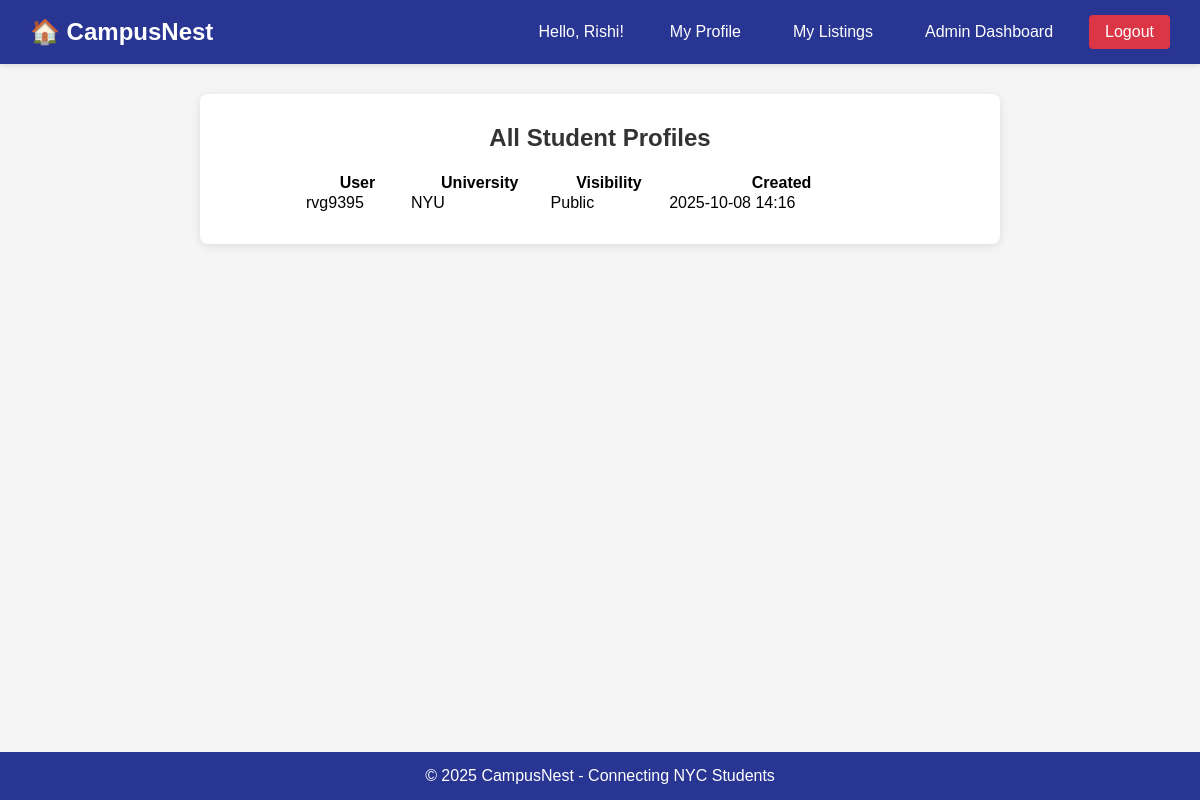
Before: /profiles/admin-dashboard/ (signed in) with the older database file.
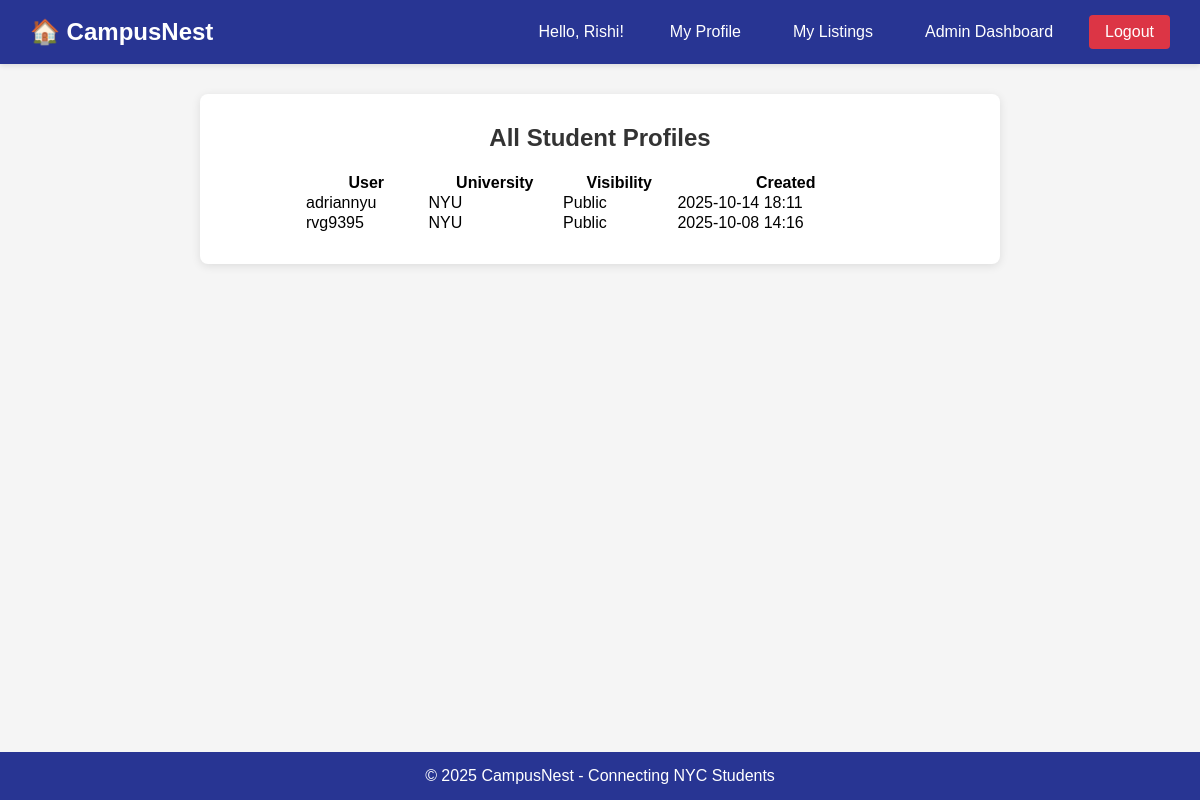
After: the same page with the newer database file.
### profiles/models.py (models this page shows, shortened)
class Profile(models.Model):
    UNIVERSITY_CHOICES = [
        ("NYU", "New York University"),
        ("Columbia", "Columbia University"),
        ("Fordham", "Fordham University"),
        ("CUNY", "City University of New York"),
        ("Pace", "Pace University"),
        ("The New School", "The New School"),
    ]
    EATING_CHOICES = [
        ('vegetarian', 'Vegetarian'),
        ('non_vegetarian', 'Non-Vegetarian'),
        ('no_preference', 'No Preference'),
    ]
    SMOKING_CHOICES = [
        ('non_smoker', 'Non-Smoker'),
        ('smoker', 'Smoker'),
        ('occasionally', 'Occasionally'),
    ]
    SHARING_CHOICES = [
        ('sharing', 'Open to Sharing'),
        ('non_sharing', 'Prefer Not to Share'),
        ('no_preference', 'No Preference'),
    ]
    DRINKING_CHOICES = [
        ('non_drinker', 'Non-Drinker'),
        ('social_drinker', 'Social Drinker'),
        ('regular_drinker', 'Regular Drinker'),
        ('no_preference', 'No Preference'),
    ]
    user = models.OneToOneField(settings.AUTH_USER_MODEL, on_delete=models.CASCADE)
    bio = models.TextField(max_length=500)
    university = models.CharField(max_length=100, choices=UNIVERSITY_CHOICES)
    profile_photo = models.ImageField(upload_to="profile_photos/")
    visibility = models.BooleanField(default=True)
    created_at = models.DateTimeField(auto_now_add=True)
    eating_habit = models.CharField(
        max_length=20,
        choices=EATING_CHOICES,
        default='no_preference',
        verbose_name='Eating Preference'
    )
    smoking_preference = models.CharField(
        max_length=20,
        choices=SMOKING_CHOICES,
        default='non_smoker',
        verbose_name='Smoking Preference'
    )
    sharing_preference = models.CharField(
        max_length=20,
        choices=SHARING_CHOICES,
        default='depends',
        verbose_name='Sharing Preference'
    )
    drinking_preference = models.CharField(
        max_length=20,
        choices=DRINKING_CHOICES,
        default='no_preference',
        verbose_name='Drinking Preference'
    )

### accounts/models.py (models this page shows, shortened)
class User(AbstractUser):
    email = models.EmailField(unique=True, validators=[validation_edu_email])
    is_verified = models.BooleanField(default=False)
    USERNAME_FIELD = "email"
    REQUIRED_FIELDS = ["username"]

### profiles/views.py (the view)
# urls.py: path("profiles/admin-dashboard/", views.admin_dashboard, name="admin_dashboard"),
@staff_member_required
def admin_dashboard(request):
    profiles = Profile.objects.all().order_by("-created_at")
    return render(request, "profiles/admin_dashboard.html", {"profiles": profiles})

### profiles/templates/profiles/admin_dashboard.html
{% extends 'base.html' %}
{% block content %}
<h2 style="text-align:center;">All Student Profiles</h2>
<table class="table table-striped" style="width:80%;margin:auto;">
  <thead>
    <tr><th>User</th><th>University</th><th>Visibility</th><th>Created</th></tr>
  </thead>
  <tbody>
  {% for p in profiles %}
    <tr>
      <td>{{ p.user.username }}</td>
      <td>{{ p.university }}</td>
      <td>{{ p.visibility|yesno:"Public,Private" }}</td>
      <td>{{ p.created_at|date:"Y-m-d H:i" }}</td>
    </tr>
  {% empty %}
    <tr><td colspan="4" class="text-center">No profiles yet.</td></tr>
  {% endfor %}
  </tbody>
</table>
{% endblock %}

Changed rows visible on the page:
added Profile: user.username "adriannyu", university "NYU", visibility "Public", created_at "2025-10-14 18:11"
